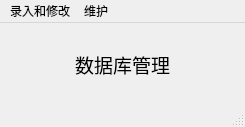
<?xml version="1.0" encoding="UTF-8"?>
<ui version="4.0">
 <class>ManageWindow</class>
 <widget class="QMainWindow" name="ManageWindow">
  <property name="windowModality">
   <enum>Qt::ApplicationModal</enum>
  </property>
  <property name="geometry">
   <rect>
    <x>0</x>
    <y>0</y>
    <width>245</width>
    <height>127</height>
   </rect>
  </property>
  <property name="windowTitle">
   <string>ManageWindow</string>
  </property>
  <widget class="QWidget" name="centralWidget">
   <layout class="QHBoxLayout" name="horizontalLayout">
    <item>
     <widget class="QLabel" name="label">
      <property name="font">
       <font>
        <family>Adobe Arabic</family>
        <pointsize>14</pointsize>
       </font>
      </property>
      <property name="text">
       <string>数据库管理</string>
      </property>
      <property name="alignment">
       <set>Qt::AlignCenter</set>
      </property>
     </widget>
    </item>
   </layout>
  </widget>
  <widget class="QMenuBar" name="menuBar">
   <property name="geometry">
    <rect>
     <x>0</x>
     <y>0</y>
     <width>245</width>
     <height>26</height>
    </rect>
   </property>
   <widget class="QMenu" name="io_m">
    <property name="title">
     <string>录入和修改</string>
    </property>
    <addaction name="prentInfo_a"/>
    <addaction name="separator"/>
    <addaction name="arriveInfo_a"/>
   </widget>
   <widget class="QMenu" name="maintian_m">
    <property name="title">
     <string>维护</string>
    </property>
    <addaction name="notice_a"/>
   </widget>
   <addaction name="io_m"/>
   <addaction name="maintian_m"/>
  </widget>
  <widget class="QStatusBar" name="statusBar"/>
  <action name="notice_a">
   <property name="text">
    <string>公告</string>
   </property>
  </action>
  <action name="prentInfo_a">
   <property name="text">
    <string>父表信息</string>
   </property>
  </action>
  <action name="arriveInfo_a">
   <property name="text">
    <string>到站情况表</string>
   </property>
  </action>
  <action name="action">
   <property name="text">
    <string/>
   </property>
  </action>
 </widget>
 <layoutdefault spacing="6" margin="11"/>
 <resources/>
 <connections/>
</ui>
